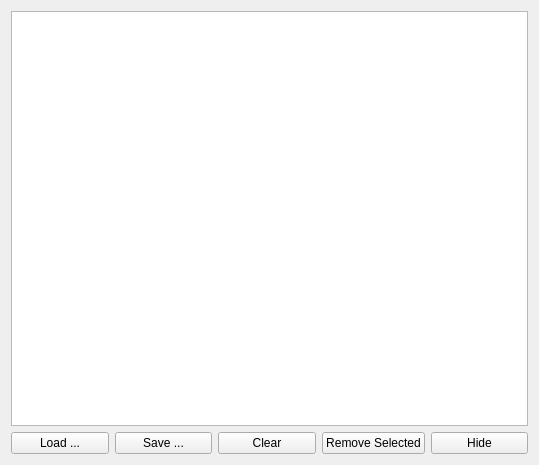
<?xml version="1.0" encoding="UTF-8"?>
<ui version="4.0">
 <class>PlaylistWindow</class>
 <widget class="QWidget" name="PlaylistWindow">
  <property name="geometry">
   <rect>
    <x>0</x>
    <y>0</y>
    <width>539</width>
    <height>465</height>
   </rect>
  </property>
  <property name="windowTitle">
   <string>Form</string>
  </property>
  <property name="windowOpacity">
   <double>1.000000000000000</double>
  </property>
  <layout class="QGridLayout" name="gridLayout">
   <item row="0" column="0">
    <layout class="QVBoxLayout" name="verticalLayout">
     <item>
      <widget class="QTableView" name="plsView"/>
     </item>
     <item>
      <layout class="QHBoxLayout" name="horizontalLayout">
       <item>
        <widget class="QPushButton" name="btnLoadPlaylist">
         <property name="text">
          <string>Load ...</string>
         </property>
        </widget>
       </item>
       <item>
        <widget class="QPushButton" name="btnSavePlaylist">
         <property name="text">
          <string>Save ...</string>
         </property>
        </widget>
       </item>
       <item>
        <widget class="QPushButton" name="btnClearPlaylist">
         <property name="text">
          <string>Clear</string>
         </property>
        </widget>
       </item>
       <item>
        <widget class="QPushButton" name="btnRemoveSelected">
         <property name="text">
          <string>Remove Selected</string>
         </property>
        </widget>
       </item>
       <item>
        <widget class="QPushButton" name="btnHide">
         <property name="text">
          <string>Hide</string>
         </property>
        </widget>
       </item>
      </layout>
     </item>
    </layout>
   </item>
  </layout>
  <action name="action_remove_selected_items_from_playlist">
   <property name="text">
    <string>Remove selected items from playlist</string>
   </property>
  </action>
  <action name="action_remove_selected_items_from_HDD">
   <property name="text">
    <string>Remove selected items from HDD</string>
   </property>
  </action>
  <action name="action_clear_playlist">
   <property name="text">
    <string>Clear playlist</string>
   </property>
  </action>
 </widget>
 <resources/>
 <connections/>
</ui>
